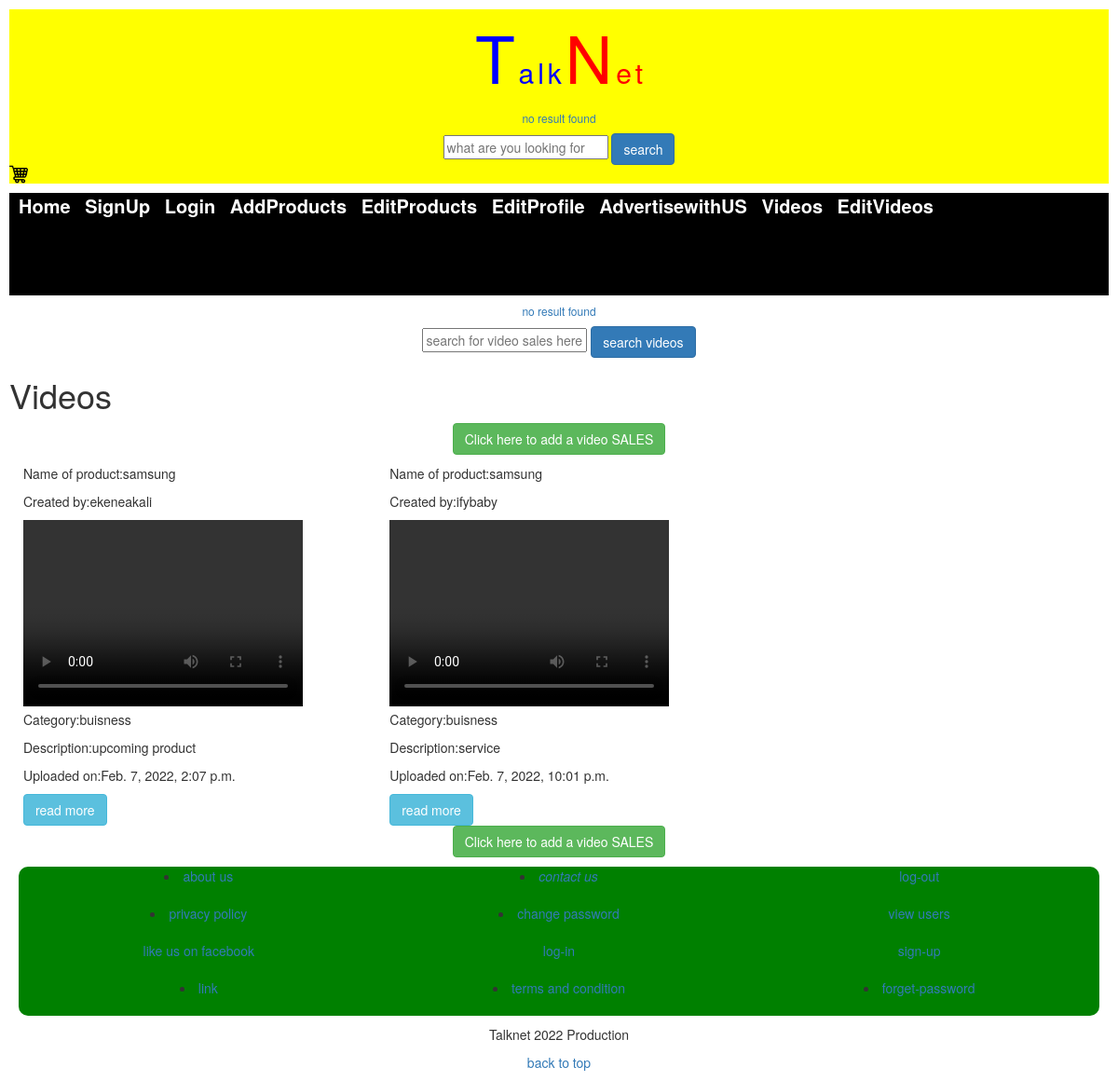
The app's page /web-project/view_video with its own data.
### frontend_app/models.py (models this page shows, shortened)
class Video(models.Model):
    pst_title = models.CharField(max_length=150, verbose_name='name of product')
    created_by = models.ForeignKey(User, on_delete=models.CASCADE, verbose_name='created by', null=True, blank=True)
    video = models.FileField(upload_to='videos/', verbose_name='upload a video')
    category = models.ForeignKey(Category, on_delete=models.CASCADE)
    content = models.TextField()
    created_at = models.DateTimeField(auto_now_add=True)
    updated_at = models.DateTimeField(auto_now=True)
    class Meta():
        verbose_name_plural = 'Video'

class Category(models.Model):
    cat_name = models.CharField(max_length=30, verbose_name='Category Name')
    cat_desc = models.TextField(blank=True, null=True, verbose_name='Description')
    created_at = models.DateTimeField(auto_now_add=True)
    updated_at = models.DateTimeField(auto_now=True)
    def __str__(self):
        return self.cat_name
    class Meta():
        verbose_name_plural = 'Category'

### frontend_app/views.py (the view)
# urls.py: path('view_video', views.view_video, name='view_video'),
def view_video(request):
    home = Video.objects.all()
    return render(request, 'frontend/view-video.html', {'home':home})

### frontend_app/context_processors.py (called while the page is built)
def get_current_year_to_context(request):
    current_datetime = datetime.datetime.now()
    return {'current_year':current_datetime.year}

### templates/frontend/view-video.html (shortened to what this page needs)
{% extends 'frontend/base.html' %}
{% load static %}
{% block content %}
                {% include 'frontend/get-search.html' %}
    <h1>Videos</h1>
    <p style="text-align: center;"><a href="{% url 'frontend:video' %}" class="btn btn-success">Click here to add a video SALES</a></p>
    <div class="container-fluid">
        <div class="row">
            {% if home %}
                {% for x in home %}
                <div class="col-md-4">
                    <p>Name of product:{{x.pst_title}}</p>
                    <p>Created by:{{x.created_by}}</p>
                    <a href="{% url 'frontend:get_video' x.id %}"><video src="{{x.video.url}}" width="300px" height="200px" controls></video></a>
                    <p>Category:{{x.category}}</p>
                    <p>Description:{{x.content}}</p>
                    <p>Uploaded on:{{x.created_at}}</p>
                    <a href="{% url 'frontend:get_video' x.id %}" class="btn btn-info">read more</a>
                </div>
                {% endfor %}
            {% endif %}
        </div>
    </div>
    <p style="text-align: center;"><a href="{% url 'frontend:video' %}" class="btn btn-success">Click here to add a video SALES</a></p>
{% endblock %}

### templates/frontend/base.html (shortened to what this page needs)
{% load static %}
<!DOCTYPE html>
<html lang="en">
  <head>
    <link rel="stylesheet" href="{% static 'frontend/css/bootstrap.min.css' %}">
  </head>
  <body>
    <div class="head">
      <span style="font-size: 70px; color:blue;">T</span>
      <span style="font-size: 30px; color: blue;">a</span>
      <span style="font-size: 30px; color: blue;">l</span>
      <span style="font-size: 30px; color: blue;">k</span>
      <span style="font-size: 70px; color: red;">N</span>
      <span style="font-size: 30px; color: red;">e</span>
      <span style="font-size: 30px; color: red;">t</span>
      {% include 'frontend/search-result.html' %}
      <a href="{% url 'frontend:add_post' %}"><img src="{% static 'frontend/images/cart.png' %}" style="float: left;" height="20px" width="20px" alt="img"></a>
  </div>
  <div class="nav">
    <a href="{% url 'home' %}" style="margin-left: 10px; color: white;">Home</a>
    <a href="{% url 'frontend:register' %}" style="margin-left: 10px; color: white;">SignUp</a>
    <a href="{% url 'frontend:log_in' %}" style="margin-left: 10px; color: white;">Login</a>
    <a href="{% url 'frontend:add_post' %}" style="margin-left: 10px; color: white;">AddProducts</a>
    <a href="{% url 'frontend:view_post' %}" style="margin-left: 10px; color: white;">EditProducts</a>
    <a href="{% url 'frontend:view_profile' %}" style="margin-left: 10px; color: white;">EditProfile</a>
    <a href="{% url 'frontend:advertisement' %}" style="margin-left: 10px; color: white;">AdvertisewithUS</a>
    <a href="{% url 'frontend:view_video' %}" style="margin-left: 10px; color: white;">Videos</a>
    <a href="{% url 'frontend:user_video' %}" style="margin-left: 10px; color: white;">EditVideos</a>
    </div>
        {% block content %}
      {% endblock %}
      <footer style="background-color: green; text-align: center; margin-top: 20px; margin: 10px; border-radius: 10px;">
      <div class="container-fluid">
        <div class="row">
          <div class="col-md-4">
            <li><a href="{% url 'frontend:about' %}">about us</a></li><br>
                            <li><a href="{% url 'frontend:privacy' %}">privacy policy</a></li><br>
                          <a href="http://www.facebook.com/talknet">like us on facebook</a><br><br>
                          <li><a href="#">link</a></li><br>
            </div>
          <div class="col-md-4">
            <li><a href="{% url 'frontend:contact_us' %}"><i class="fa fa-phone">contact us</i></a></li><br>
                <li><a href="{% url 'frontend:change_password' %}">change password</a></li><br>
                <a href="{% url 'frontend:log_in' %}">log-in</a><br><br>
                <li><a href="{% url 'frontend:term_condition' %}">terms and condition</a></li><br>
              </div>
          <div class="col-md-4 offset-col-md-4">
            <a href="{% url 'frontend:confirm_logout' %}">log-out</a><br><br>
                  <a href="{% url 'frontend:view_user' %}">view users</a><br><br>
                  <a href="{% url 'frontend:register' %}">sign-up</a><br><br>
                  <li><a href="{% url 'frontend:forget_password' %}">forget-password</a></li>
          </div>
        </div>
      </div>
  </footer>
  <p style="text-align: center;">Talknet {{current_year}} Production</p>
  <p style="text-align: center; color: gold;"><a href="#top">back to top</a></p>
  </body>
</html>

### templates/frontend/search-result.html (shortened to what this page needs)
{% load static %}
<!DOCTYPE html>
<html lang="en">
<head>
</head>
<body>
    {% if query %}
        <center><h2>{% if request.user.is_authenticated %}{{request.user.username}}:{% endif %} you searched for...</h2></center>
        {% for x in query %}
        <p>Name of product:{{x.pst_title}}</p>
        <p>Created by:{{x.created_by}}</p>
        <a href="{% url 'frontend:get_one' x.id %}"><img src="{{x.images.url}}" alt="img"></a>
        <p>Category:{{x.category}}</p>
        <p>Description:{{x.content}}</p>
        <p>Uploaded on:{{x.created_at}}</p>
        <a href="{% url 'frontend:get_one' x.id %}" class="btn btn-primary">read more</a><br> or
        <a href="{% url 'frontend:logout_view' %}" class="btn btn-primary">log out</a>
        {% endfor %}
        {% else %}
        <a href="{% url 'home' %}"><center><h6>no result found</h6></center></a>
        {% endif %}
        <form action="{% url 'frontend:search' %}" method="get">
            <input type="text" name="search" placeholder="what are you looking for">
            <button type="submit" class="btn btn-primary">search</button>
        </form>
</body>
</html>

### templates/frontend/get-search.html (shortened to what this page needs)
<!DOCTYPE html>
<html lang="en">
<head>
</head>
<body>
            {% if query %}
                {% for x in query %}
                     <center><h2>{{request.user.username}}:you search for...</h2></center>
                    <p>Name of product:{{x.pst_title}}</p>
                    <p>Created by:{{x.created_by}}</p>
                    <a href="{% url 'frontend:get_video' x.id %}"><video src="{{x.video.url}}" width="300px" controls></video></a>
                    <p>Category:{{x.category}}</p>
                    <p>Description:{{x.content }}</p>
                    <p>Uploaded on:{{x.created_at}}</p>
                {% endfor %}
                    {% else %}
                    <a href="{% url 'home' %}"><center><h6>no result found</h6></center></a>
            {% endif %}
    <div style="text-align: center;">
        <form action="{% url 'frontend:get_search' %}" method="get">
            <input type="text" name="search" placeholder="search for video sales here">
            <button type="submit" class="btn btn-primary">search videos</button>
        </form>
    </div>
</body>
</html>

### templates/frontend/base.html (style rules this page uses)
body { margin: 10px; box-sizing: border-box; }
.head { text-align: center; display: block; margin-bottom: 10px; background-color: yellow; overflow: hidden; }
.nav { display: block; padding: 0px; margin: 0px; overflow: hidden; background-color: black; color: white; height: 110px; top: 0px; font-size: 20px; font-weight: bold; margin-bottom: 10px; text-decoration: none; list-style-image: none; cursor: pointer; box-sizing: border-box; }

### records on screen
Video: pst_title "samsung", created_by "ekeneakali", category "buisness", content "upcoming product", created_at "Feb. 7, 2022, 2:07 p.m."
Video: pst_title "samsung", created_by "ifybaby", category "buisness", content "service", created_at "Feb. 7, 2022, 10:01 p.m."
